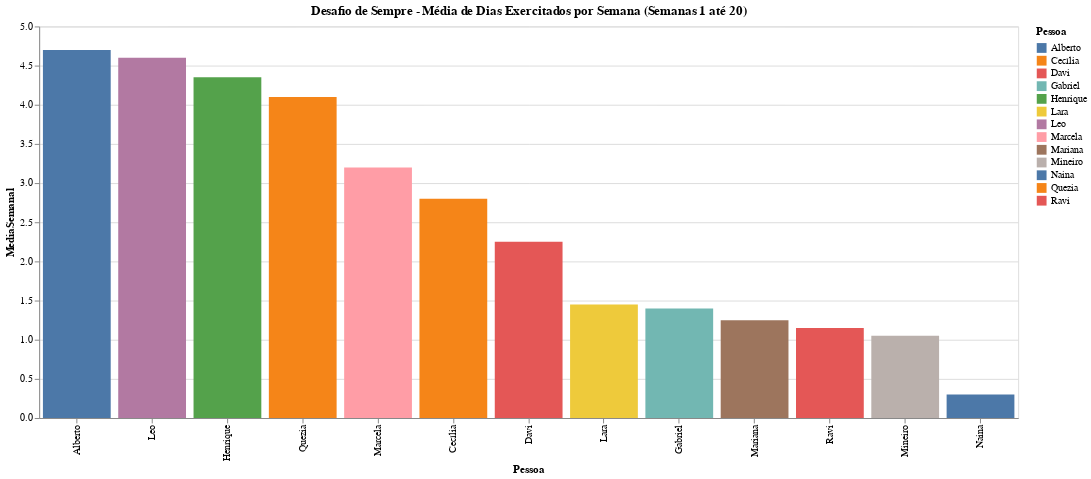

The cell this chart's notebook holds for it:
### Code cell
p1 = @vlplot(
    data=gdf,
    title="Desafio de Sempre - Média de Dias Exercitados por Semana (Semanas 1 até 20)",
    color=:Pessoa,
    x={:Pessoa, sort="-y"},
    y={"MediaSemanal"},
    mark = {type="text", align="center", baseline = "middle", dy = -5},
    text = {"MediaSemanal", sort="-y"},
    width=1000,
    height=400,
)
p2 = @vlplot(
    data=gdf,
    title="Desafio de Sempre - Média de Dias Exercitados por Semana (Semanas 1 até 20)",
    color=:Pessoa,
    x={:Pessoa, sort="-y"},
    y={"MediaSemanal"},
    mark = :bar,
    width=1000,
    height=400,
)

### Figure 1 — Vega-Lite specification as saved in the notebook (floating-point values rounded to 4 significant figures)
{"data": {"values": [{"Exercicios": 45, "MediaSemanal": 2.25, "Pessoa": "Davi"}, {"Exercicios": 29, "MediaSemanal": 1.45, "Pessoa": "Lara"}, {"Exercicios": 94, "MediaSemanal": 4.7, "Pessoa": "Alberto"}, {"Exercicios": 21, "MediaSemanal": 1.05, "Pessoa": "Mineiro"}, {"Exercicios": 25, "MediaSemanal": 1.25, "Pessoa": "Mariana"}, {"Exercicios": 92, "MediaSemanal": 4.6, "Pessoa": "Leo"}, {"Exercicios": 56, "MediaSemanal": 2.8, "Pessoa": "Cecília"}, {"Exercicios": 87, "MediaSemanal": 4.35, "Pessoa": "Henrique"}, {"Exercicios": 82, "MediaSemanal": 4.1, "Pessoa": "Quezia"}, {"Exercicios": 23, "MediaSemanal": 1.15, "Pessoa": "Ravi"}, {"Exercicios": 6, "MediaSemanal": 0.3, "Pessoa": "Naina"}, {"Exercicios": 28, "MediaSemanal": 1.4, "Pessoa": "Gabriel"}, {"Exercicios": 64, "MediaSemanal": 3.2, "Pessoa": "Marcela"}]}, "encoding": {"color": {"field": "Pessoa", "type": "nominal"}, "x": {"field": "Pessoa", "sort": "-y", "type": "nominal"}, "y": {"field": "MediaSemanal", "type": "quantitative"}}, "height": 400, "mark": "bar", "title": "Desafio de Sempre - Média de Dias Exercitados por Semana (Semanas 1 até 20)", "width": 1000}
